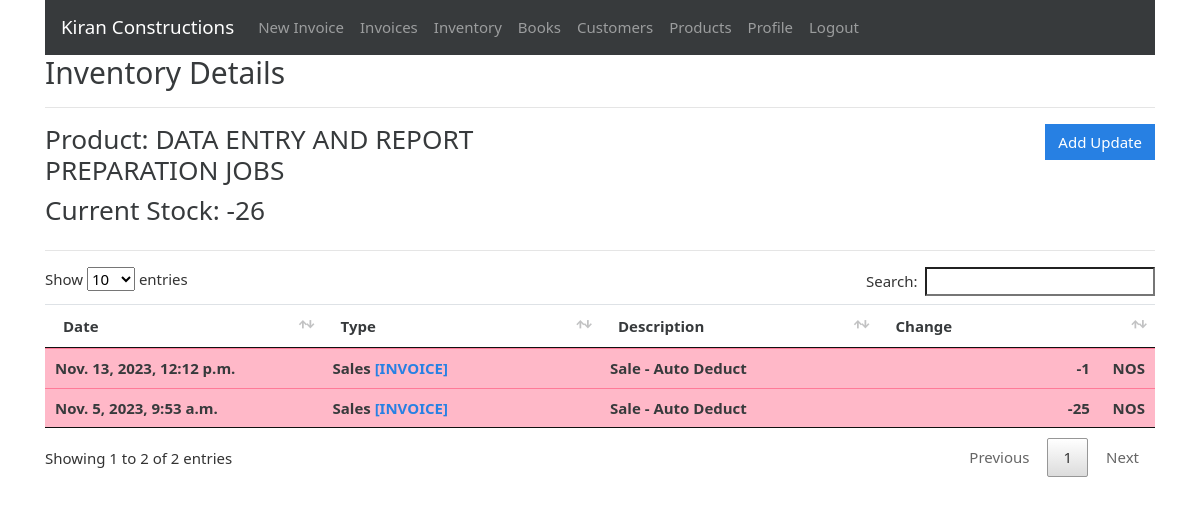
Before: /inventory/4 (signed in) with the older database file.
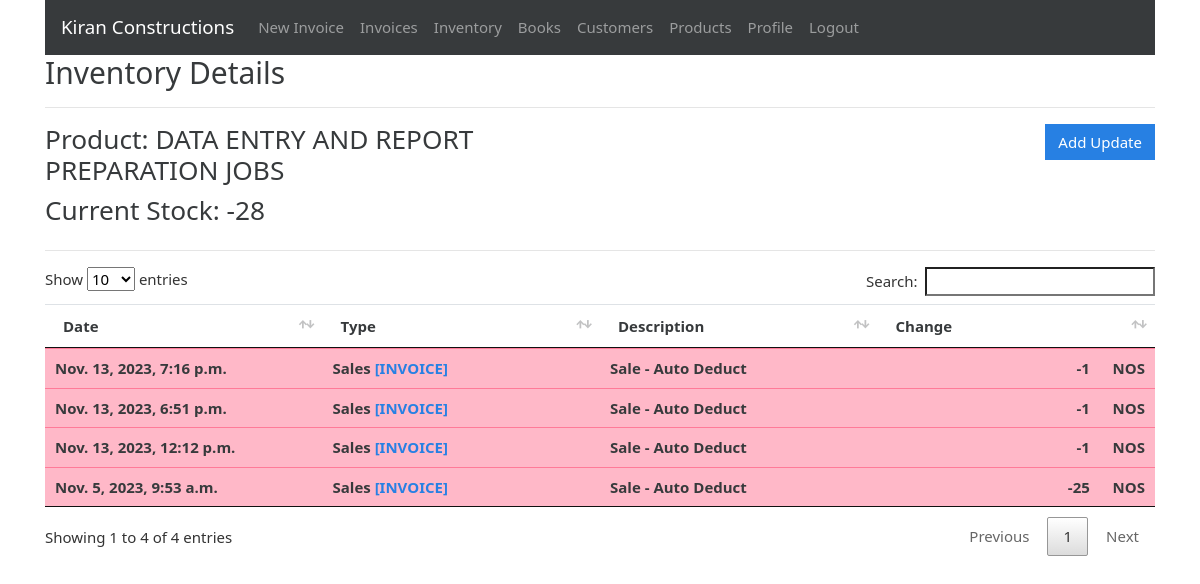
After: the same page with the newer database file.
### gstbillingapp/models.py (models this page shows, shortened)
class Inventory(models.Model):
    user = models.ForeignKey(User, null=True, blank=True, on_delete=models.SET_NULL)
    product = models.ForeignKey(Product, null=True, blank=True, on_delete=models.SET_NULL)
    current_stock = models.IntegerField(default=0)
    alert_level = models.IntegerField(default=0)
    last_log = models.ForeignKey(InventoryLog, null=True, blank=True, default=None, on_delete=models.SET_NULL)

class InventoryLog(models.Model):
    user = models.ForeignKey(User, null=True, blank=True, on_delete=models.SET_NULL)
    product = models.ForeignKey(Product, null=True, blank=True, on_delete=models.SET_NULL)
    date = models.DateTimeField(default=datetime.now, blank=True, null=True)
    last_modified = models.DateTimeField(auto_now=True)
    change = models.IntegerField(default=0)
    CHANGE_TYPES = [
        (0, 'Other'),
        (1, 'Purchase'),
        (2, 'Production'),
        (4, 'Sales'),
    ]
    change_type = models.IntegerField(choices=CHANGE_TYPES, default=0)
    associated_invoice = models.ForeignKey(Invoice, blank=True, null=True, default=None, on_delete=models.SET_NULL)
    description = models.TextField(max_length=600, blank=True, null=True)

class Product(models.Model):
    user = models.ForeignKey(User, null=True, blank=True, on_delete=models.SET_NULL)
    item_number = models.CharField(max_length=200, blank=True, null=True)
    product_sac = models.CharField(max_length=50, null=True, blank=True)
    service_number = models.CharField(max_length=200, blank=True, null=True)
    product_description = models.CharField(max_length=200, blank=True, null=True)
    product_unit = models.CharField(max_length=50)
    product_gst_percentage = models.FloatField()
    product_rate_with_gst = models.FloatField()
    def __str__(self):
        return str(self.product_description)

### gstbillingapp/views.py (the view)
# urls.py: path('inventory/<int:inventory_id>', views.inventory_logs, name='inventory_logs'),
@login_required
def inventory_logs(request, inventory_id):
    context = {}
    inventory = get_object_or_404(Inventory, id=inventory_id, user=request.user)
    inventory_logs = InventoryLog.objects.filter(user=request.user, product=inventory.product).order_by('-id')
    context['inventory'] = inventory
    context['inventory_logs'] = inventory_logs
    return render(request, 'gstbillingapp/inventory_logs.html', context)

### Gst-Billing-Python-Django/gstbillingapp/templates/gstbillingapp/inventory_logs.html (shortened to what this page needs)
{% extends "gstbillingapp/base.html" %}
{% load static %}
{% block content %}
<h2>Inventory Details</h2>
<hr>
<div class="row">
	<div class="col">
		<h3>Product: {{inventory.product}}</h3>
		<h3>Current Stock: {{inventory.current_stock}}</h3>
	</div>
	<div class="col">
		<a href="{% url 'inventory_logs_add' inventory.id %}" id="add_customer_btn"><button type="button" class="btn btn-primary">Add Update</button></a>
	</div>
</div>
<hr>
<table class="table table-hover font-weight-bold" id="inventory-logs-table">
	<thead>
		<tr>
			<th>Date</th>
			<th>Type</th>
			<th>Description</th>
			<th>Change</th>
		</tr>
	</thead>
	<tbody class="two-col-form">
		{% for item in inventory_logs %}
		<tr class="{% if item.change < 0 %}table-danger{% else %}table-success{%endif%}">
			<td>{{item.date}}</td>
			<td>{{item.get_change_type_display}} {% if item.associated_invoice %}<a href="{% url 'invoice_viewer' item.associated_invoice.id %}">[INVOICE]</a>{% endif %}</td>
			<td>{{item.description}}</td>
			<td class="text-right">{{item.change}} &emsp; {{inventory.product.product_unit}}</td>
		{% endfor %}
	</tbody>
</table>
{% endblock %}

Changed rows visible on the page:
changed Inventory "DATA ENTRY AND REPORT PREPARATION JOBS": current_stock "-26" → "-28"
added InventoryLog: date "Nov. 13, 2023, 7:16 p.m.", change_type "Sales", shows "[INVOICE]", description "Sale - Auto Deduct", change "-1", {{ inventory.product.product_unit }} "NOS"
added InventoryLog: date "Nov. 13, 2023, 6:51 p.m.", change_type "Sales", shows "[INVOICE]", description "Sale - Auto Deduct", change "-1", {{ inventory.product.product_unit }} "NOS"
Other visible differences:
text written by a page script: "Show entries Search: Showing 1 to 2 of 2 entries Previous 1 Next" → "Show entries Search: Showing 1 to 4 of 4 entries Previous 1 Next"
